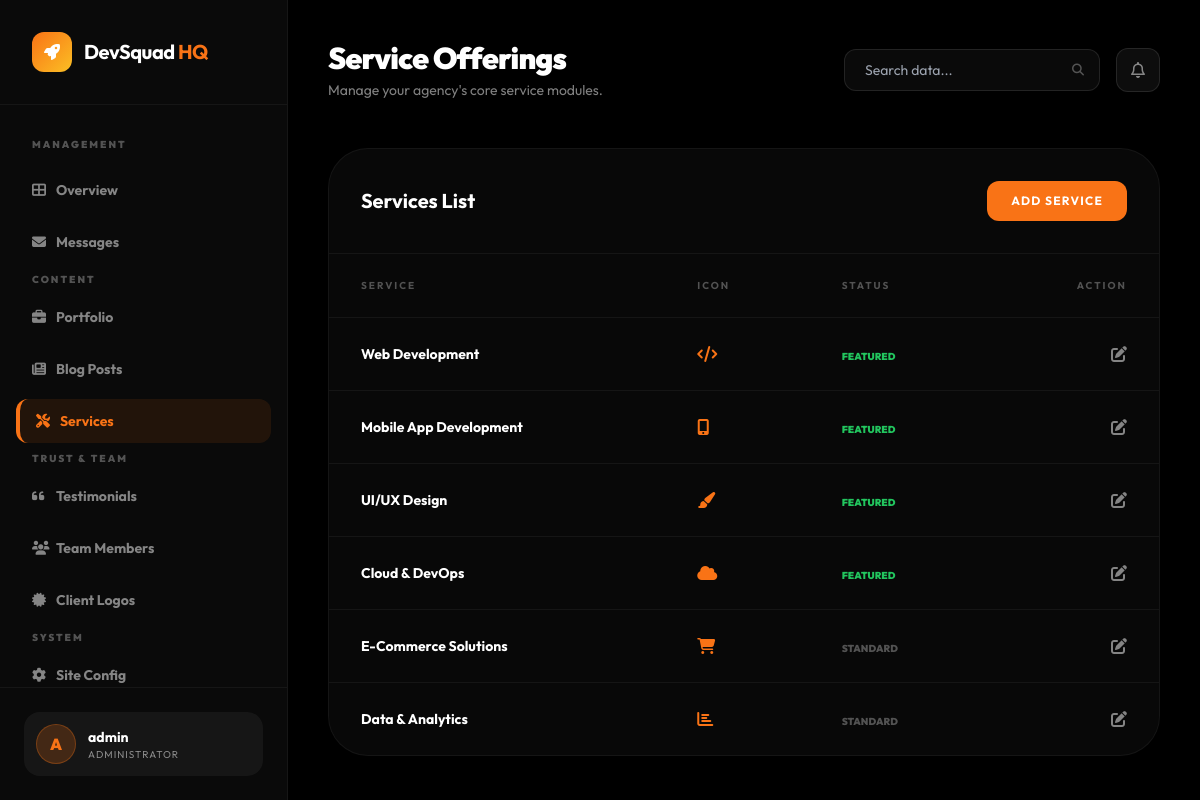
Before: /management/services/ (signed in) with the older database file.
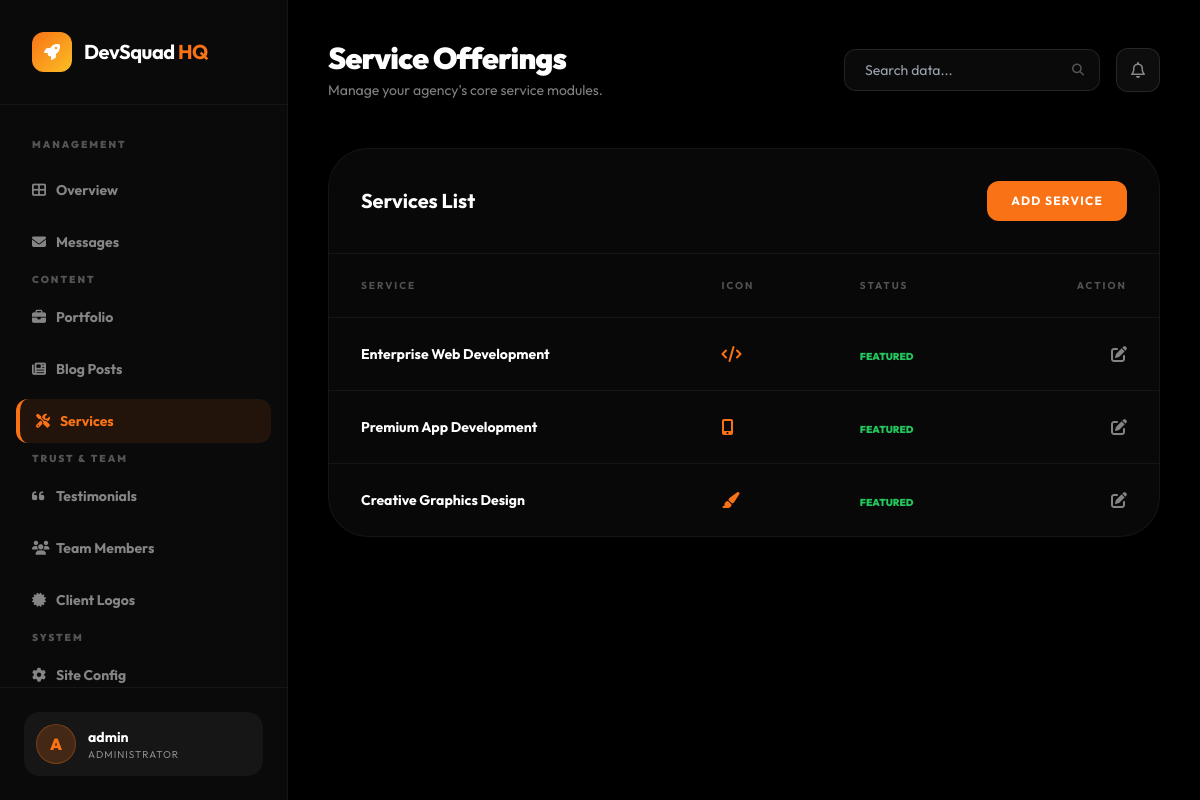
After: the same page with the newer database file.
### devsqaud/models.py (models this page shows, shortened)
class Service(models.Model):
    icon = models.CharField(
        max_length=100,
        help_text="Font Awesome icon class, e.g. 'fas fa-code'"
    )
    image = models.ImageField(
        upload_to='services/',
        blank=True,
        null=True,
        help_text="Service card image (optional)"
    )
    title = models.CharField(max_length=200)
    short_description = models.CharField(max_length=300)
    full_description = models.TextField()
    problem = models.TextField(blank=True, help_text="Problem statement for detail view")
    solution = models.TextField(blank=True, help_text="Solution description for detail view")
    benefits = models.TextField(blank=True, help_text="Key benefits, one per line")
    is_featured = models.BooleanField(default=False, help_text="Show on home page")
    order = models.IntegerField(default=0, help_text="Display order (lower = first)")
    class Meta:
        ordering = ['order']

### devsqaud/views_dashboard.py (the view)
# urls.py: path('management/services/', views_dashboard.dashboard_services, name='dashboard_services'),
@staff_member_required
def dashboard_services(request):
    services = Service.objects.all()
    context = {
        'services': services,
        'active_page': 'services',
    }
    return render(request, 'dashboard/services_list.html', context)

### devsqaud/context_processors.py (called while the page is built)
def site_config_context(request):
    return {
        'site': SiteConfig.load(),
    }

### devsqaud/models.py (called while the page is built)
    @classmethod
    def load(cls):
        obj, _ = cls.objects.get_or_create(pk=1)
        return obj

### templates/dashboard/services_list.html (shortened to what this page needs)
{% extends 'dashboard/base.html' %}
{% block header_title %}Service Offerings{% endblock %}
{% block header_subtitle %}Manage your agency's core service modules.{% endblock %}
{% block dashboard_content %}
<div class="glass-card rounded-[40px] border-white/5 overflow-hidden">
    <div class="p-8 border-b border-white/5 flex items-center justify-between">
        <h3 class="text-xl font-bold">Services List</h3>
        <a href="{% url 'content_add' 'service' %}" class="px-6 py-3 bg-sunset-orange text-white text-xs font-bold uppercase tracking-widest rounded-xl">Add Service</a>
    </div>
    <div class="overflow-x-auto">
        <table class="w-full text-left">
            <thead>
                <tr class="text-[10px] font-black uppercase tracking-[0.2em] text-white/30 border-b border-white/5">
                    <th class="px-8 py-6">Service</th>
                    <th class="px-8 py-6">Icon</th>
                    <th class="px-8 py-6">Status</th>
                    <th class="px-8 py-6 text-right">Action</th>
                </tr>
            </thead>
            <tbody class="divide-y divide-white/5">
                {% for s in services %}
                <tr class="group hover:bg-white/[0.02]">
                    <td class="px-8 py-6 font-bold text-sm">{{ s.title }}</td>
                    <td class="px-8 py-6 text-sunset-orange"><i class="{{ s.icon }}"></i></td>
                    <td class="px-8 py-6">{% if s.is_featured %}<span class="text-green-500 text-[10px] uppercase font-black">Featured</span>{% else %}<span class="text-white/30 text-[10px] uppercase font-black">Standard</span>{% endif %}</td>
                    <td class="px-8 py-6 text-right"><a href="{% url 'content_edit' 'service' s.pk %}" class="text-white/50 hover:text-sunset-orange"><i class="fas fa-edit"></i></a></td>
                </tr>
                {% endfor %}
            </tbody>
        </table>
    </div>
</div>
{% endblock %}

Changed rows visible on the page:
removed Service: title "Web Development", is_featured "FEATURED"
removed Service: title "Mobile App Development", is_featured "FEATURED"
removed Service: title "UI/UX Design", is_featured "FEATURED"
removed Service: title "Cloud & DevOps", is_featured "FEATURED"
removed Service: title "E-Commerce Solutions", is_featured "STANDARD"
removed Service: title "Data & Analytics", is_featured "STANDARD"
added Service: title "Enterprise Web Development", is_featured "FEATURED"
added Service: title "Premium App Development", is_featured "FEATURED"
added Service: title "Creative Graphics Design", is_featured "FEATURED"
